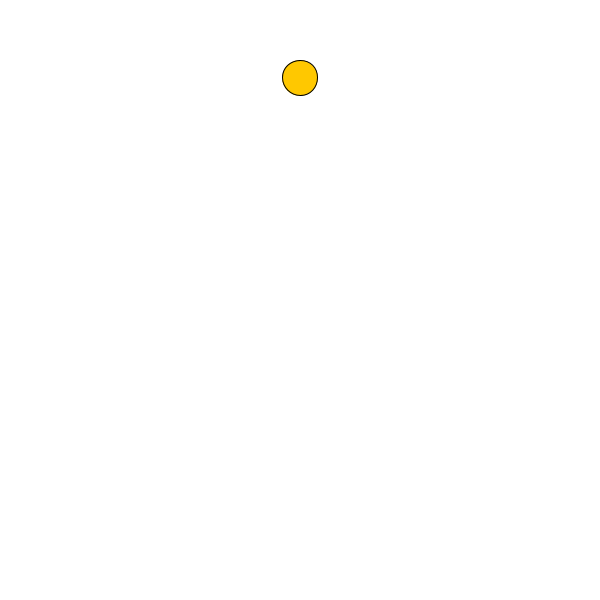
Frame 1 (no input)
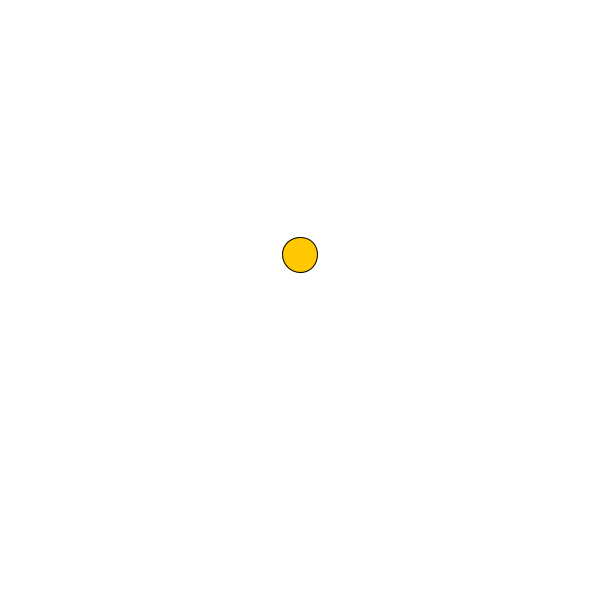
Frame 60 (the mouse pressed at the canvas centre just before this capture)
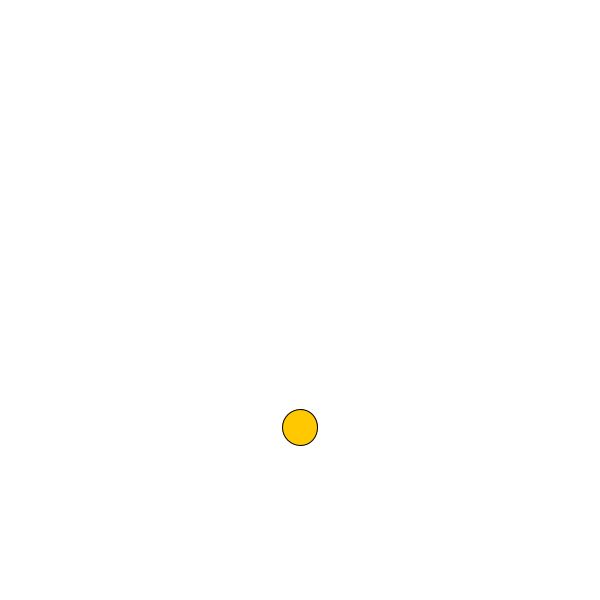
Frame 120 (the mouse held since frame 60 and released just before this capture)

The Processing sketch that drew these frames (run headless with seeded random() and noise(); from frame 60 on, the mouse is pressed at the canvas centre):

// Processing sketch: sketch_220128b_ball_gravity
// ── sketch_220128b_ball_gravity.pde
float x;
float y;

float vx = 0;
float vy = 0;

float sz = random(10,50);

void setup(){
  size(600,600);
  fill(255,200,0);
  
  x = width/2;
  y = random(0,300);
  
}

void draw(){
  background(255);
  
  y += vy;
  vy += 0.1;
  
  if(y >= height - sz/2){
    vy *= -0.9;
  }
    
  ellipse(x,y,sz,sz);
}
  
